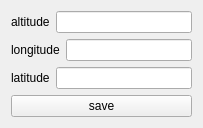
<?xml version="1.0" encoding="UTF-8"?>
<ui version="4.0">
 <class>frm</class>
 <widget class="QWidget" name="frm">
  <property name="geometry">
   <rect>
    <x>0</x>
    <y>0</y>
    <width>203</width>
    <height>125</height>
   </rect>
  </property>
  <property name="windowTitle">
   <string>frm</string>
  </property>
  <layout class="QVBoxLayout" name="verticalLayout">
   <item>
    <layout class="QHBoxLayout" name="horizontalLayout">
     <item>
      <widget class="QLabel" name="label">
       <property name="text">
        <string>altitude</string>
       </property>
      </widget>
     </item>
     <item>
      <widget class="QLineEdit" name="txtaltitude"/>
     </item>
    </layout>
   </item>
   <item>
    <layout class="QHBoxLayout" name="horizontalLayout_2">
     <item>
      <widget class="QLabel" name="label_2">
       <property name="text">
        <string>longitude</string>
       </property>
      </widget>
     </item>
     <item>
      <widget class="QLineEdit" name="txtlongitude"/>
     </item>
    </layout>
   </item>
   <item>
    <layout class="QHBoxLayout" name="horizontalLayout_3">
     <item>
      <widget class="QLabel" name="label_3">
       <property name="text">
        <string>latitude</string>
       </property>
      </widget>
     </item>
     <item>
      <widget class="QLineEdit" name="txtlatitude"/>
     </item>
    </layout>
   </item>
   <item>
    <widget class="QPushButton" name="btnsave">
     <property name="text">
      <string>save</string>
     </property>
    </widget>
   </item>
  </layout>
 </widget>
 <layoutdefault spacing="6" margin="11"/>
 <resources/>
 <connections/>
</ui>
